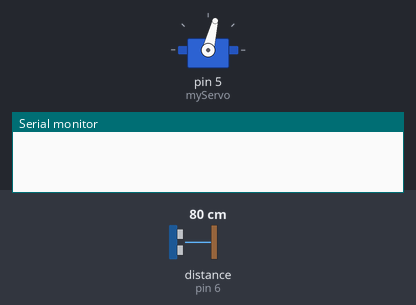
The sketch below on a simulated Arduino Uno, built with avr-gcc and run on an emulated ATmega328P. On the bench: servo, the last lines printed to the serial monitor. Wiring (inferred from the names in the program): ultrasonic range finder: trigger pin 7; echo pin 6. Inputs (shaded band) come from the test bench; at power-on: distance to the obstacle (sensor on pin 6) 80 cm. The echo pulse lasts 58.3 µs per cm.

Above: at 1.2 s.
1.3 s: distance to the obstacle (sensor on pin 6) set to 4 cm
At 1.52 s:
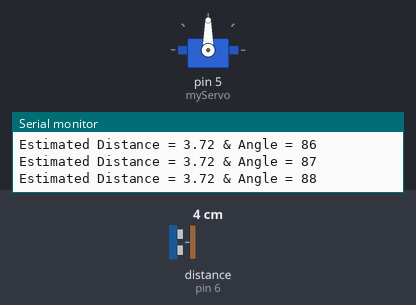
4.3 s: distance to the obstacle (sensor on pin 6) set to 299 cm
At 5.0 s:
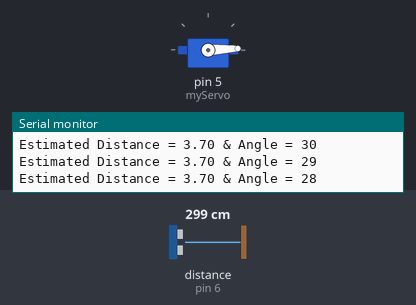
7.3 s: distance to the obstacle (sensor on pin 6) set to 9 cm
At 9.14 s:
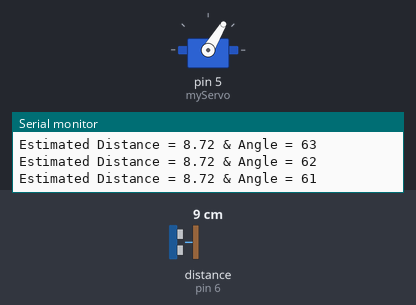
Timing chart, 0 to 16.3 s (numbered marks = the images above; inputs shaded):
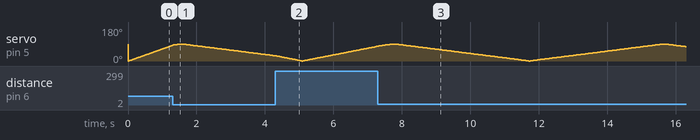

The sketch:

Source_Code.ino
```cpp
#include <Servo.h>.
#include <math.h>

const float trigPin = 7;
const float echoPin = 6;


long duration;
float distance;
int distance1,distance2;
Servo myServo;
void setup() {
  pinMode(trigPin, OUTPUT);
  pinMode(echoPin, INPUT);

  Serial.begin(9600);
  myServo.attach(5);
}
void loop() {


  for(int i=0;i<=90;i++){
    delay(10);
  myServo.write(i);

  distance = calculateDistance();
     distance1= distance * cos(i*3.142/180);
  distance2 = distance * sin(i*3.142/180);
   if(distance > 0)
  {
   Serial.print("Estimated Distance = ");

    Serial.print(distance);
     Serial.print(" & Angle = ");
    Serial.print(i);
    Serial.println(" \n");
  }
  }
  for(int i=90;i>0;i--){
    delay(10);
  myServo.write(i);

  distance = calculateDistance();
   distance1= distance * sin(i*3.142/180);
  distance2 = distance * cos(i*3.142/180);
   if(distance > 0)
  {
   Serial.print("Estimated Distance = ");
    Serial.print(distance);
     Serial.print(" & Angle = ");
    Serial.print(i);
    Serial.println(" \n");
  }
  }

}

float calculateDistance(){

float duration, distance;
  digitalWrite(trigPin, LOW);
  delayMicroseconds(2);

  digitalWrite(trigPin, HIGH);
  delayMicroseconds(10);
  digitalWrite(trigPin, LOW);

  duration = pulseIn(echoPin, HIGH);
  distance = (duration / 2) * 0.0344;

  if (distance >= 30 || distance <= 2){
    return 0;
  }
  else {
    return distance;
  }
}
```
